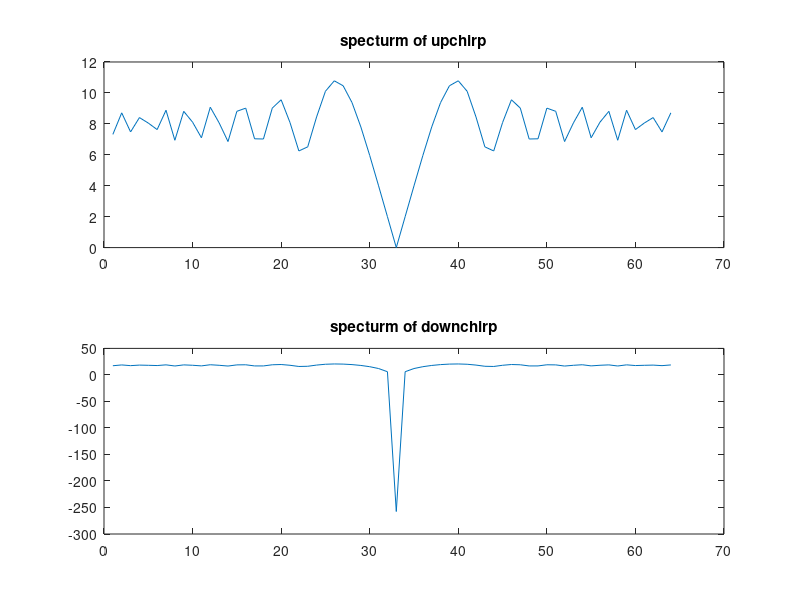
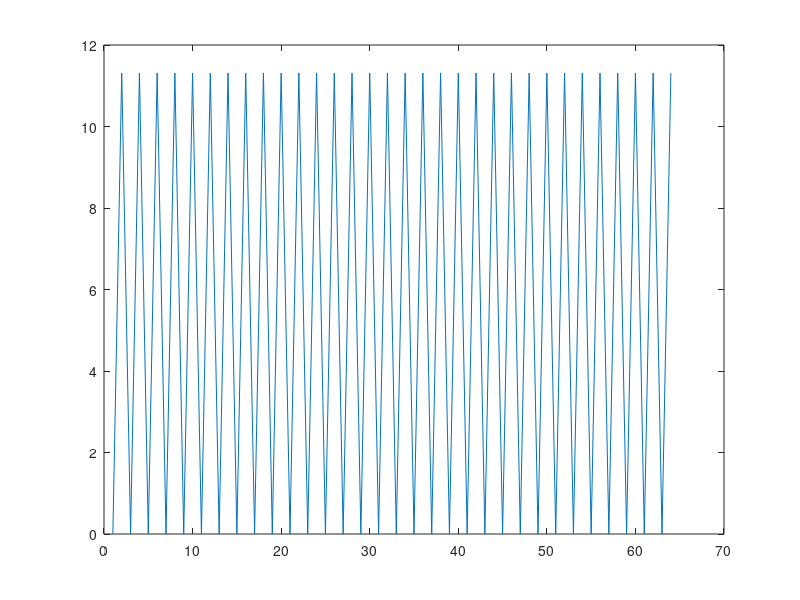
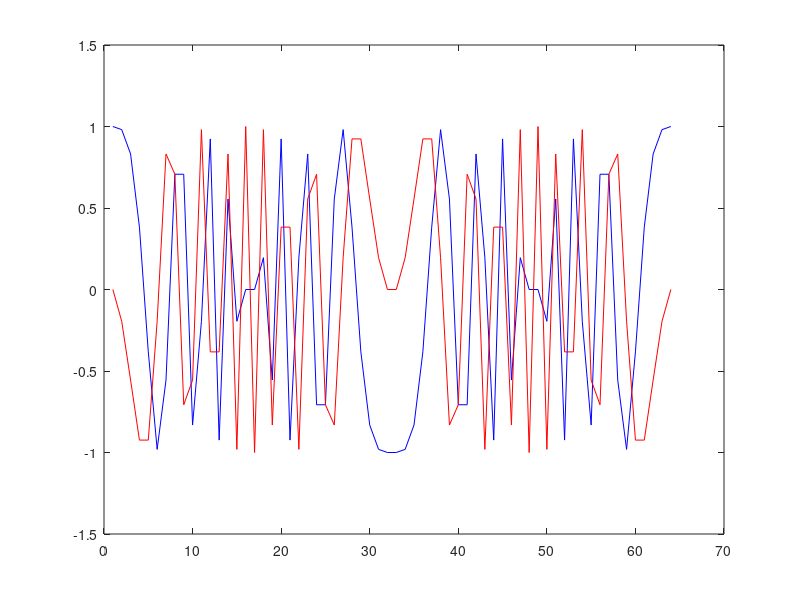

The MATLAB script that drew these images, in order:
clc
c1 = csvread('upchirp.csv');
c2 = csvread('downchirp.csv');
N = length(c1);
t = 1:1:N;
% subplot(211)
% plot(t,real(c1),'b',t,imag(c1),'r');
% subplot(212)
% plot(t,real(c2),'b',t,imag(c2),'r');
df = 1e4/(N-1);
F = (0:N-1)*df;
F1=abs(fft(c1));
F2=20*log10(abs(fft(c1)));
upbase = c1.*c1;
F3 =abs(fft(upbase));
%% 
figure(1)
subplot(211)
plot(t(1:N),F1(1:N));
title('specturm of upchirp');
subplot(212)
plot(t(1:N),F2(1:N));
title('specturm of downchirp');
%% 
figure(2)
plot(t(1:N),F3(1:N));
%% 
figure(3)
plot(t,real(upbase),'b',t,imag(upbase),'r');
